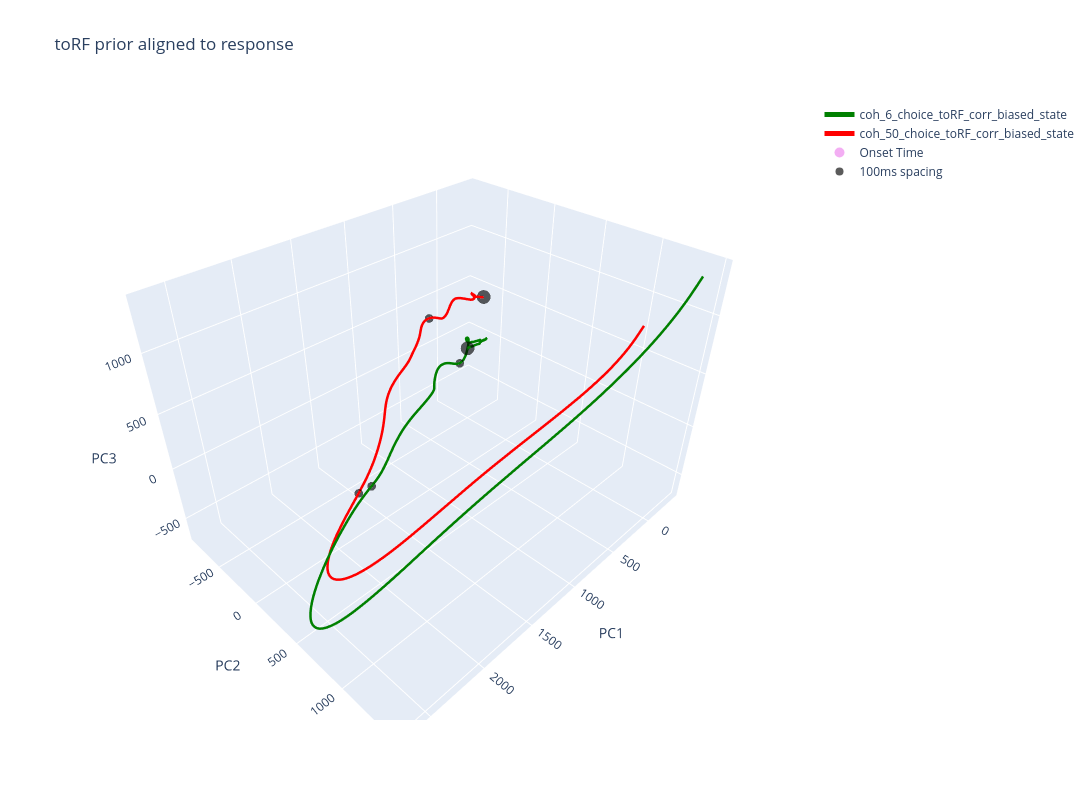

Notebook code cell kept with this figure:
### Markdown cell above
#### toRF prior sessions

### Code cell
alignment = "response"
state_values = ["biased_state"]#, "unbiased_state"]  # States

# [x_choice,y_choice,z_choice] = toRF_pc_weights[alignment][:,:3].T @ choice_axis['toRF_prior'][alignment]
# [x_stimulus,y_stimulus,z_stimulus] = toRF_pc_weights[alignment][:,:3].T @ stimulus_axis['toRF_prior'][alignment]
# [x_bias,y_bias,z_bias] = toRF_pc_weights[alignment][:,:3].T @ bias_axis['toRF_prior'][alignment]

# Define colors for each coherence level
alignment_dict = ephys_config["alignment_settings_GP"][alignment]
conditions = [
	# "coh_0_choice_toRF_corr",
	"coh_6_choice_toRF_corr",
	# "coh_20_choice_toRF_corr",
	"coh_50_choice_toRF_corr",
	# "coh_0_choice_awayRF_corr",
	# "coh_6_choice_awayRF_corr",
	# "coh_20_choice_awayRF_corr",
	# "coh_50_choice_awayRF_corr"
]

if alignment == "response_onset":
    timepoints_list = np.arange(0, alignment_dict["end_time_ms"] - alignment_dict["start_time_ms"] + 1, 50)
else:
    timepoints_list=np.arange(0, alignment_dict["end_time_ms"] - alignment_dict["start_time_ms"] + 1, 100)

# Create a figure
fig = go.Figure()
# plot_pca_projection(fig, conditions, state_values,
#                     pc_projection_biased_state_toRF_prior["mean"][alignment], pc_projection_unbiased_state_toRF_prior["mean"][alignment],
#                     timepoints_list=timepoints_list, onset_time = - alignment_dict["start_time_ms"],axes=(0,1,2))
plot_pca_projection(fig, conditions, state_values,
                    pc_projection_biased_state_toRF_prior["mean"][alignment], pc_projection_unbiased_state_toRF_prior["mean"][alignment],
                    timepoints_list=timepoints_list, onset_time = - alignment_dict["start_time_ms"],axes=(0,1,2))

magnif = 50
# add_axis_arrow(fig,x_stimulus*magnif,y_stimulus*magnif,z_stimulus*magnif,color = 'black',legend='Stimulus Axis')
# add_axis_arrow(fig,x_choice*magnif,y_choice*magnif,z_choice*magnif,color = 'red',legend='Choice Axis')
# add_axis_arrow(fig,x_bias*magnif,y_bias*magnif,z_bias*magnif,color = 'blue',legend='Bias Axis')

# Set plot labels
fig.update_layout(
    width = 1200,
    height= 800,
    scene=dict(
        xaxis_title="PC1",
        yaxis_title="PC2",
        zaxis_title="PC3"
    ),
    title=f"toRF prior aligned to {alignment}"
)

fig.show()

### Figure 1 — Plotly figure (JSON) as saved in the notebook; plotly's stock layout.template omitted (floating-point values rounded to 4 significant figures; data arrays with more than 128 entries replaced by an {"elided": "..."} marker saying what was removed)
{"data": [{"line": {"dash": "solid", "width": 5}, "marker": {"color": "green", "opacity": 1, "size": 2}, "mode": "lines", "name": "coh_6_choice_toRF_corr_biased_state", "opacity": 1, "showlegend": true, "type": "scatter3d", "x": {"elided": "351 float values"}, "y": {"elided": "351 float values"}, "z": {"elided": "351 float values"}}, {"line": {"dash": "solid", "width": 5}, "marker": {"color": "red", "opacity": 1, "size": 2}, "mode": "lines", "name": "coh_50_choice_toRF_corr_biased_state", "opacity": 1, "showlegend": true, "type": "scatter3d", "x": {"elided": "351 float values"}, "y": {"elided": "351 float values"}, "z": {"elided": "351 float values"}}, {"line": {"dash": "solid", "width": 2}, "marker": {"color": "black", "opacity": 0.8, "size": 8}, "mode": "markers", "name": " ", "opacity": 0.8, "showlegend": false, "type": "scatter3d", "x": [172.2], "y": [-359.7], "z": [189.8]}, {"line": {"dash": "solid", "width": 2}, "marker": {"color": "black", "opacity": 0.8, "size": 8}, "mode": "markers", "name": " ", "opacity": 0.8, "showlegend": false, "type": "scatter3d", "x": [-350.7], "y": [-652.8], "z": [403.3]}, {"line": {"dash": "solid", "width": 2}, "marker": {"color": "black", "opacity": 0.8, "size": 5}, "mode": "markers", "name": " ", "opacity": 0.8, "showlegend": false, "type": "scatter3d", "x": [261.6], "y": [-366.5], "z": [69.62]}, {"line": {"dash": "solid", "width": 2}, "marker": {"color": "black", "opacity": 0.8, "size": 5}, "mode": "markers", "name": " ", "opacity": 0.8, "showlegend": false, "type": "scatter3d", "x": [178.8], "y": [-839.0], "z": [307.7]}, {"line": {"dash": "solid", "width": 2}, "marker": {"color": "black", "opacity": 0.8, "size": 5}, "mode": "markers", "name": " ", "opacity": 0.8, "showlegend": false, "type": "scatter3d", "x": [1594.0], "y": [-46.74], "z": [-356.1]}, {"line": {"dash": "solid", "width": 2}, "marker": {"color": "black", "opacity": 0.8, "size": 5}, "mode": "markers", "name": " ", "opacity": 0.8, "showlegend": false, "type": "scatter3d", "x": [1669.0], "y": [-124.9], "z": [-433.5]}, {"line": {"dash": "solid", "width": 2}, "marker": {"color": "violet", "opacity": 0.8, "size": 10}, "mode": "markers", "name": "Onset Time", "opacity": 0.8, "showlegend": true, "type": "scatter3d", "x": [null], "y": [null], "z": [null]}, {"line": {"dash": "solid", "width": 2}, "marker": {"color": "black", "opacity": 0.8, "size": 8}, "mode": "markers", "name": "100ms spacing", "opacity": 0.8, "showlegend": true, "type": "scatter3d", "x": [null], "y": [null], "z": [null]}], "layout": {"height": 800, "scene": {"xaxis": {"title": {"text": "PC1"}}, "yaxis": {"title": {"text": "PC2"}}, "zaxis": {"title": {"text": "PC3"}}}, "title": {"text": "toRF prior aligned to response"}, "width": 1200}}
